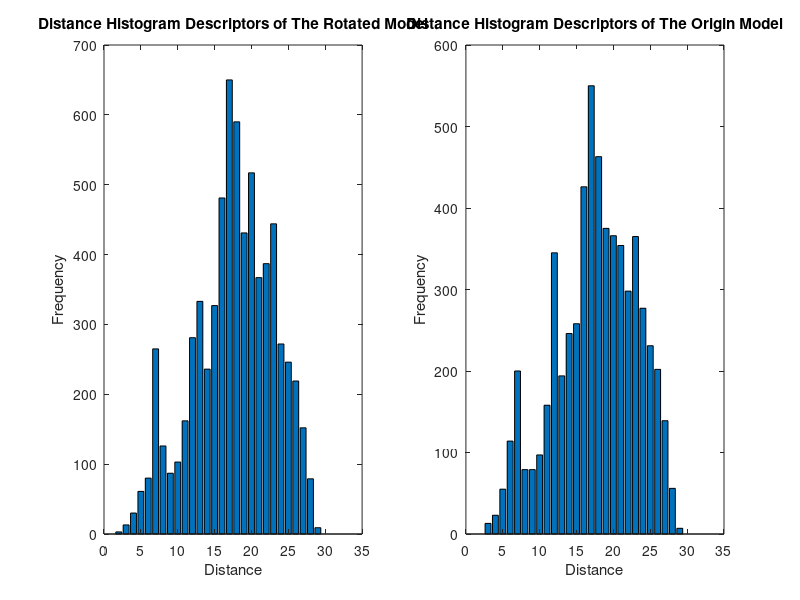

The MATLAB script that drew this image:
clc
clear
close all

input = [0
3
13
30
61
80
265
126
87
103
162
281
333
236
327
481
650
590
431
517
367
387
444
272
246
219
152
79
9
0
0
0
0
0
0
0
0
0
0
0
0
0
0
0
0
0
0
0
0
0
0
0
0
0
0
0
0
0
0
0
0
0
0
0
0
0
0
0
0
0
0
0
0
0
0
0
0
0
0
0
0
0
0
0
0
0
0
0
0
0
0
0
0
0
0
0
0
0
0
0
0
0
0
0
0
0
0
0
0
0
0
];


database_data = [0
0
13
23
55
114
200
79
79
97
158
345
194
246
258
426
550
463
375
366
354
298
365
277
231
202
139
56
7
0
0
0
0
0
0
0
0
0
0
0
0
0
0
0
0
0
0
0
0
0
0
0
0
0
0
0
0
0
0
0
0
0
0
0
0
0
0
0
0
0
0
0
0
0
0
0
0
0
0
0
0
0
0
0
0
0
0
0
0
0
0
0
0
0
0
0
0
0
0
0
0
0
0
0
0
0
0
0
0
0
0
];


subplot(121),
bar(input);set(gca, 'XLim', [0.0 35.0]);%view([90,-30,60]);set(gcf,'renderer','zbuffer'); 
title('Distance Histogram Descriptors of The Rotated Model'); xlabel('Distance'); ylabel('Frequency');
subplot(122),
bar(database_data);set(gca, 'XLim', [0.0 35.0]);%view([90,-30,60]);set(gcf,'renderer','zbuffer'); 
title('Distance Histogram Descriptors of The Origin Model'); xlabel('Distance'); ylabel('Frequency');

